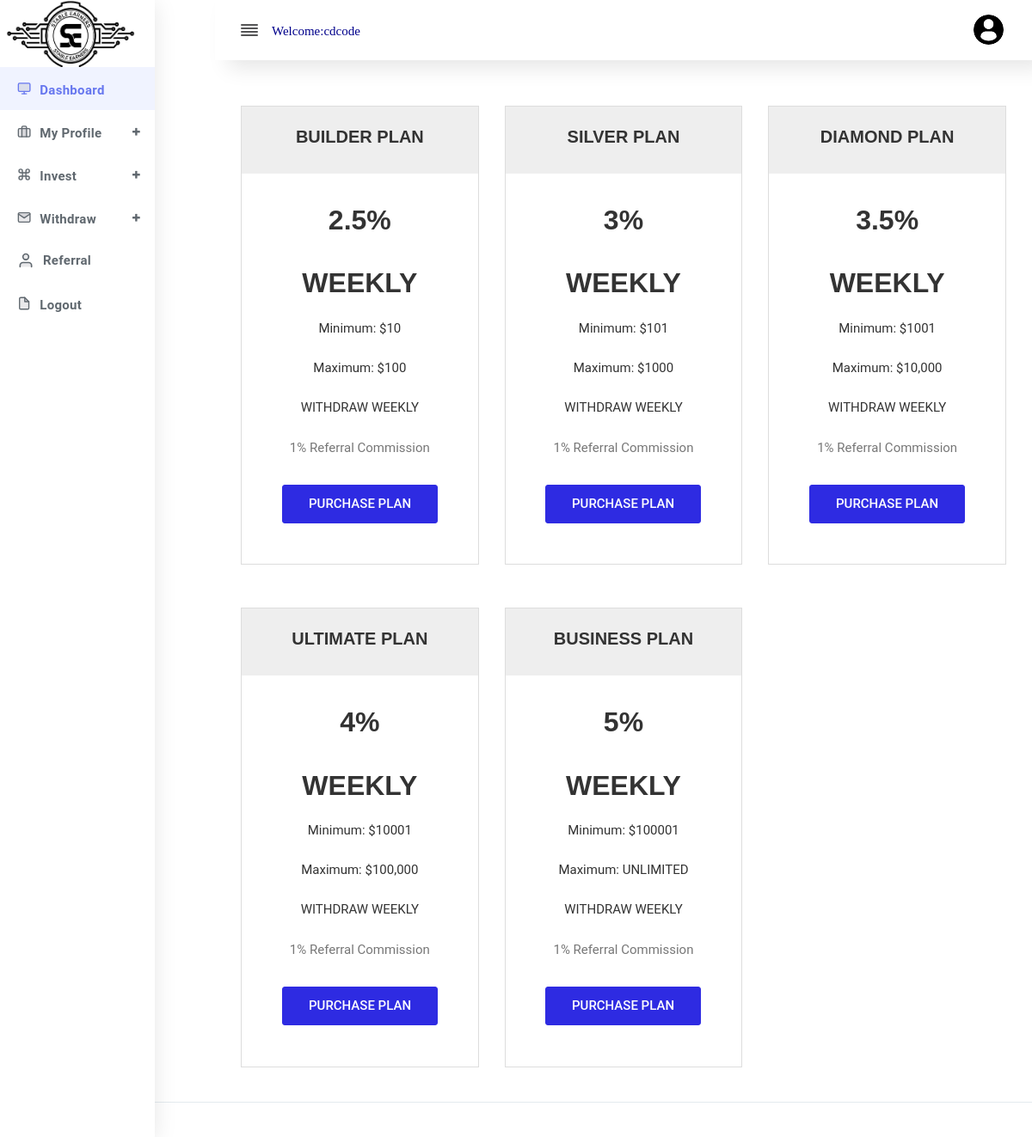
Screenshot of /verdieneglobal/users/plan.php?come=62d817d5654dc with the database file from the repository.
### tables this page shows
CREATE TABLE `users` (
  `id` int(12) NOT NULL,
  `users_unique_id` varchar(121) NOT NULL,
  `fullname` varchar(121) NOT NULL,
  `username` varchar(121) NOT NULL,
  `email` varchar(121) NOT NULL,
  `number` varchar(121) NOT NULL,
  `password` varchar(121) NOT NULL,
  `ref_id` varchar(6) NOT NULL,
  `referral` varchar(6) NOT NULL DEFAULT 'non',
  `balance` varchar(121) NOT NULL DEFAULT '0',
  `type_of_user` varchar(12) NOT NULL DEFAULT 'users',
  `status` varchar(121) NOT NULL DEFAULT 'pending',
  `created_at` datetime(6) NOT NULL DEFAULT current_timestamp(6),
  `image_name` varchar(131) NOT NULL DEFAULT 'prof_icon.png'
);

### verdieneglobal/action/main_work.php (called while the page is built, shortened)
<?php
require_once ('DatabaseQueries.php');
class main_work{
    function selectsingleuser($userId){
        $querys = "SELECT * FROM users WHERE users_unique_id = '".$userId."' ";
        $details = $this->runMysqliQuery($querys);
        $result = $details['data'];
        if(mysqli_num_rows($result) == 0){
            return 'No Data was returned';
        }else{
            while($row = mysqli_fetch_object($result)){
                $UserDetails = $row;
            }
            return $UserDetails;
        }
    }
}
$for = new main_work();
?>

### verdieneglobal/action/DatabaseQueries.php (called while the page is built, shortened)
<?php
trait DatabaseQueries
{
    var $host = 'localhost';
    var $dataBaseName = 'verdvsgo_database';
    var $userName = 'root';
    var $dataBasePassword = '';
    var $dbConnection;
    public function connectToDb()
    {
        $this->dbConnection = mysqli_connect($this->host, $this->userName, $this->dataBasePassword, $this->dataBaseName) or die(mysqli_error($this->dbConnection));
    }
    function runMysqliQuery(string $query): array
    {
        $result = mysqli_query($this->dbConnection, $query);
        if ($result) {
            return ['error_code' => 0, 'data' => $result];
        } else {
            return ['error_code' => 1, 'error' => mysqli_error($this->dbConnection)];
        }
    }
}

### verdieneglobal/users/herder.php (the view, shortened to what this page needs)
<?php $name = strlen($userDetails->username) ; ?>
<body>
<div id="app">
    <div class="main-wrapper main-wrapper-1">
        <div class="navbar-bg"></div>
        <nav class="navbar navbar-expand-lg main-navbar sticky">
            <div class="form-inline mr-auto">
                <ul class="navbar-nav mr-3">
                    <li><a href="#" data-toggle="sidebar" class="nav-link nav-link-lg-12
									collapse-btn "> <i data-feather="align-justify"></i></a></li><br>
                    <li style="color:darkblue; font-size:15px; font-family: Times New Roman, Times, serif; padding-top:8px;margin-left:2px">
                     <p>Welcome:<?php if ($name <= 8) {
                         echo $userDetails->username;
                     }else {
                         $name = substr($userDetails->username,0,8);
                         echo $name;
                     }
                       ?></p>
                    </li>
                </ul>
            </div>
            <ul class="navbar-nav navbar-right">
                <li class="dropdown"><a href="#" data-toggle="dropdown " style="margin-left:3px"
                      class="nav-link dropdown-toggle nav-link-lg nav-link-user"> <img style="width:35px; border-radius:50px; margin-right:5px; padding-bottom:1px" src="../images/<?php echo $userDetails->image_name; ?>" ></span></a>
                </li>
            </ul>
        </nav>

### rows the page displays
users: username "cdcode", image_name (picture)
